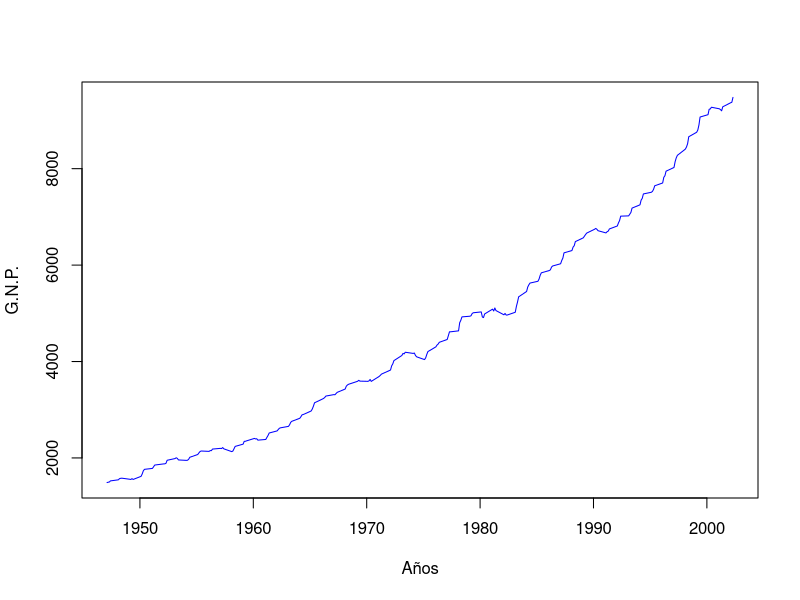
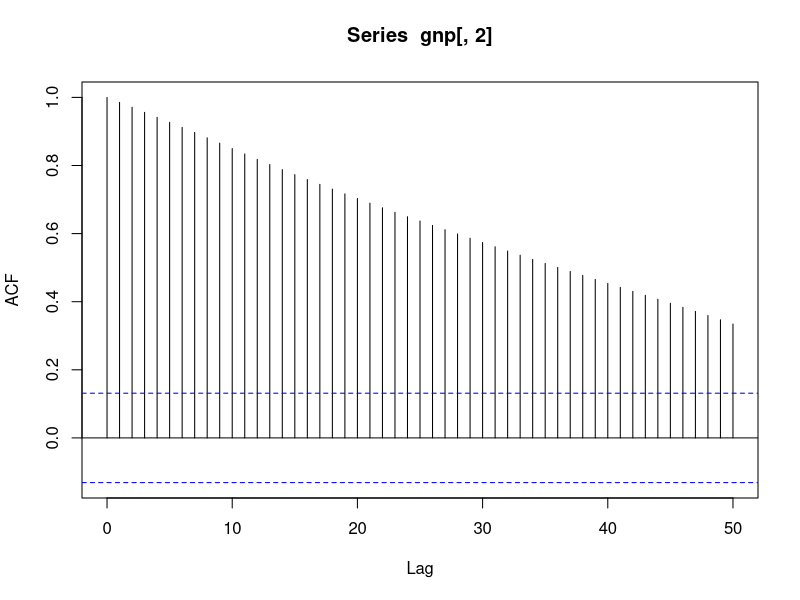
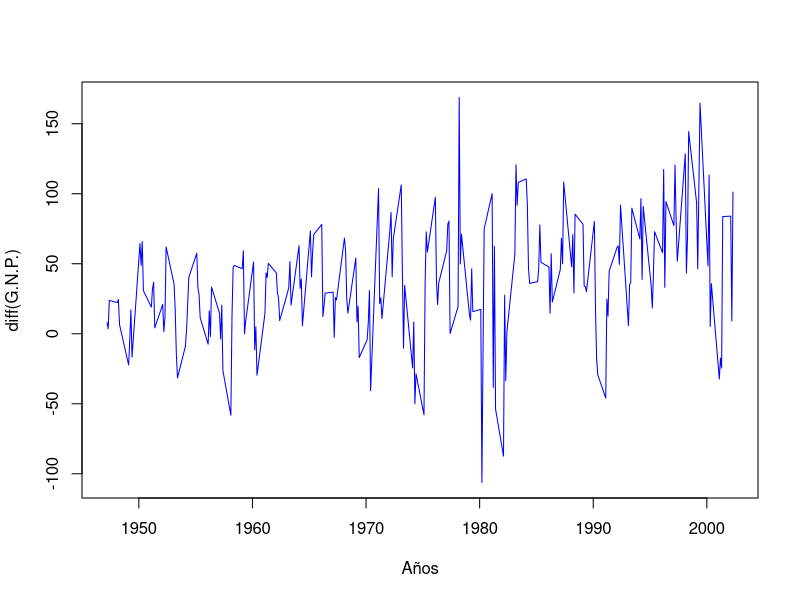
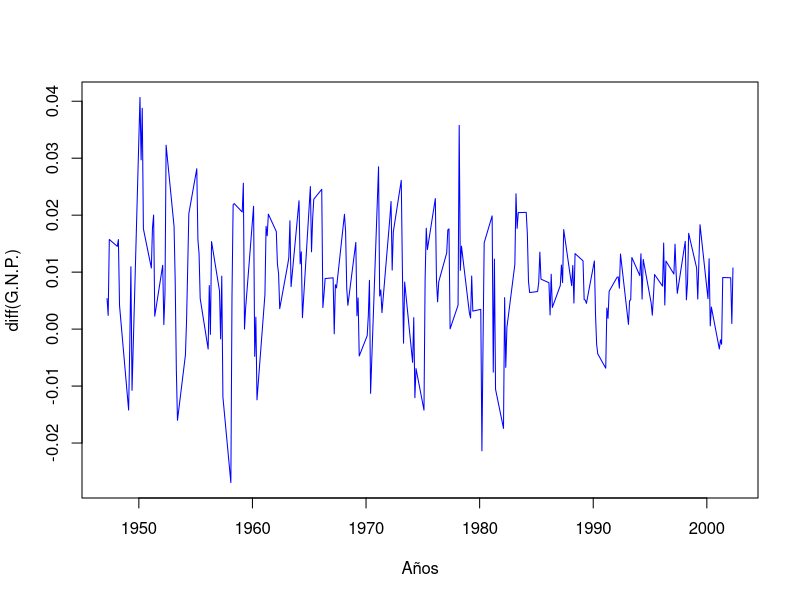
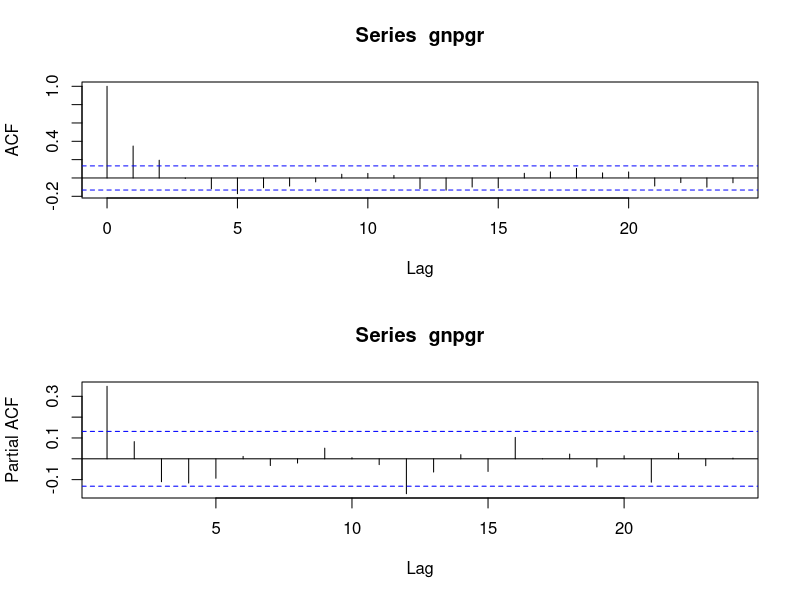
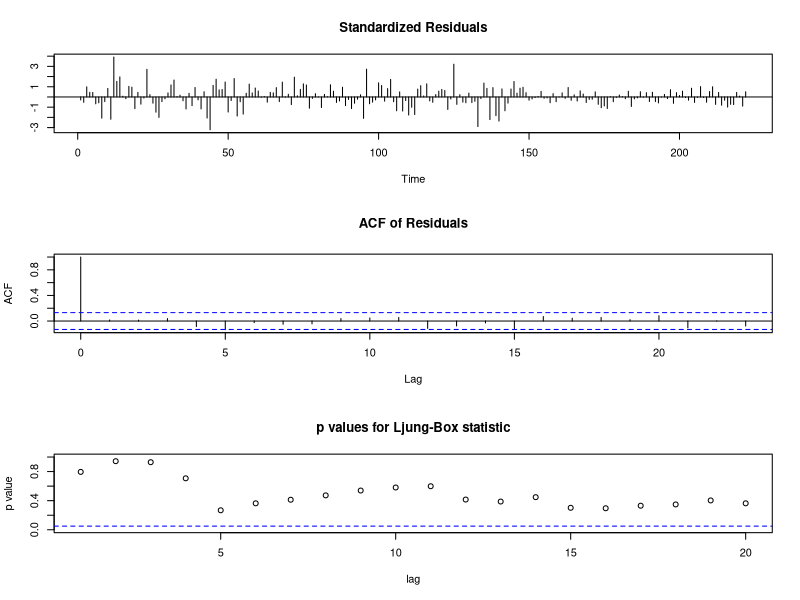
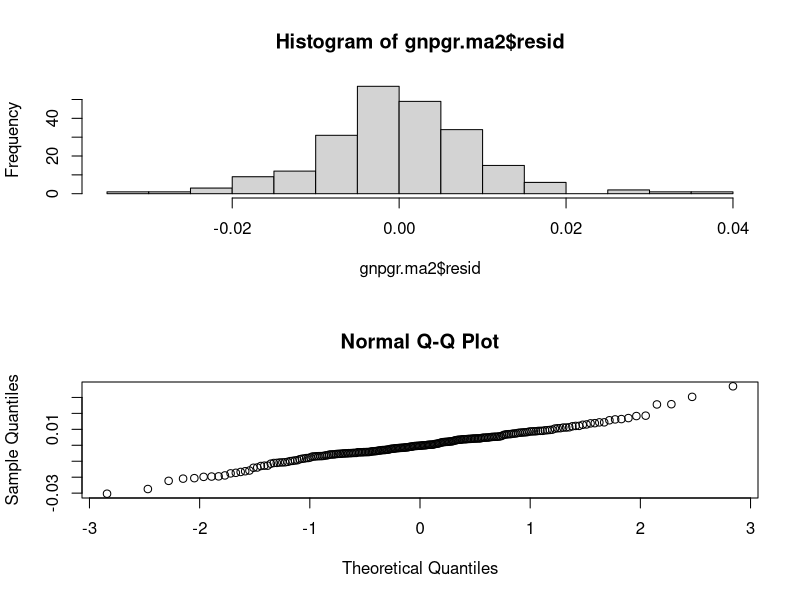
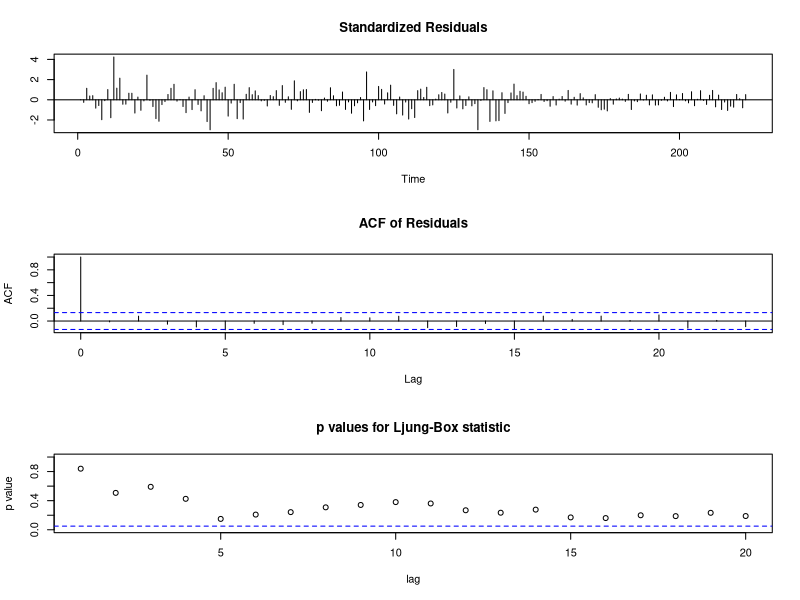

The R script that drew these images, in order: (Note: this script raises an error after producing the figures.)
## ---- chunk 1
# Lectura de los datos
gnp=read.table("data/gnp96.txt")
# Grafico de la serie
plot(gnp,type="l", xlab="Años",ylab="G.N.P.",col="blue")
## ---- chunk 2
# ACF muestral de GNP
acf(gnp[,2], 50)
## ---- chunk 3
# Primera diferencia
gnpdif=diff(gnp[,2])
plot(gnp[2:223,1],gnpdif, type="l",xlab="Años",ylab="diff(G.N.P.)",
     col="blue")
## ---- chunk 4
# Transformacion y primera diferencia
gnpgr = diff(log(gnp[,2]))
plot(gnp[2:223,1],gnpgr,type = "l",xlab="Años",ylab="diff(G.N.P.)",
     col="blue")
## ---- chunk 5
# ACF y PACF de la transformacion
par(mfrow=c(2,1))
acf(gnpgr, 24)
pacf(gnpgr,24)
## ---- chunk 6
gnpgr.ar=arima(gnpgr, c(1, 0, 0)) # AR(1)
## ---- chunk 7
gnpgr.ma2=arima(gnpgr, c(0, 0, 2)) # MA(2)
# Psi-pesos
ARMAtoMA(ar=.3467, ma=0, 10) # prints psi-weights
## ---- chunk 8
tsdiag(gnpgr.ma2,gof.lag=20)
## ---- chunk 9
par(mfrow=c(2,1))
hist(gnpgr.ma2$resid,br=12)
qqnorm(gnpgr.ma2$resid)
## ---- chunk 10
shapiro.test(gnpgr.ma2$resid)
## ---- chunk 11
gnpgr.arima=arima(gnpgr,order=c(1,1,2))
tsdiag(gnpgr.arima,gof.lag=20)
## ---- chunk 12
par(mfrow=c(2,1))
hist(gnpgr.arima$resid)
qqnorm(gnpgr.arima$resid)
shapiro.test(gnpgr.arima$resid)
## ---- chunk 13
n=length(gnpgr)
# Modelos AR
kar=length(gnpgr.ar$coef)
sar=gnpgr.ar$sigma2
# Modelos MA
kma=length(gnpgr.ma2$coef)
sma=gnpgr.ma2$sigma2
# Modelo ARIMA
karima=length(gnpgr.arima$coef)
sarima=gnpgr.arima$sigma2
# AIC
log(sar)+(n+2*kar)/n
log(sma)+(n+2*kma)/n
log(sarima)+(n+2*karima)/n
# AICc
log(sar)+(n+kar)/(n-kar-2)
log(sma)+(n+kma)/(n-kma-2)
log(sarima)+(n+karima)/(n-karima-2)
# BIC (SIC)
log(sar)+kar*log(n)/n
log(sma)+kma*log(n)/n
log(sarima)+karima*log(n)/n
## ---- chunk 14
phi = c(rep(0,11),.8)
ACF = ARMAacf(ar=phi, ma=-.5, 50)[-1] # [-1] remueve el rezago 0
PACF = ARMAacf(ar=phi, ma=-.5, 50, pacf=TRUE)
par(mfrow=c(1,2))
plot(ACF, type="h", xlab="Rezago", ylim=c(-.4,.8)); abline(h=0)
plot(PACF, type="h", xlab="Rezago", ylim=c(-.4,.8)); abline(h=0)
## ---- chunk 15
x = AirPassengers
lx = log(x); dlx = diff(lx); ddlx = diff(dlx, 12)
plot.ts(cbind(x,lx,dlx,ddlx), main="")
## ---- chunk 16
acf2(ddlx,50)
## ---- chunk 17
sarima(lx, 1,1,1, 0,1,1,12)
## ---- chunk 18
sarima(lx, 0,1,1, 0,1,1,12)
## ---- chunk 19
sarima(lx, 1,1,0, 0,1,1,12)
## ---- chunk 20
sarima.for(lx, 12, 0,1,1, 0,1,1,12)
